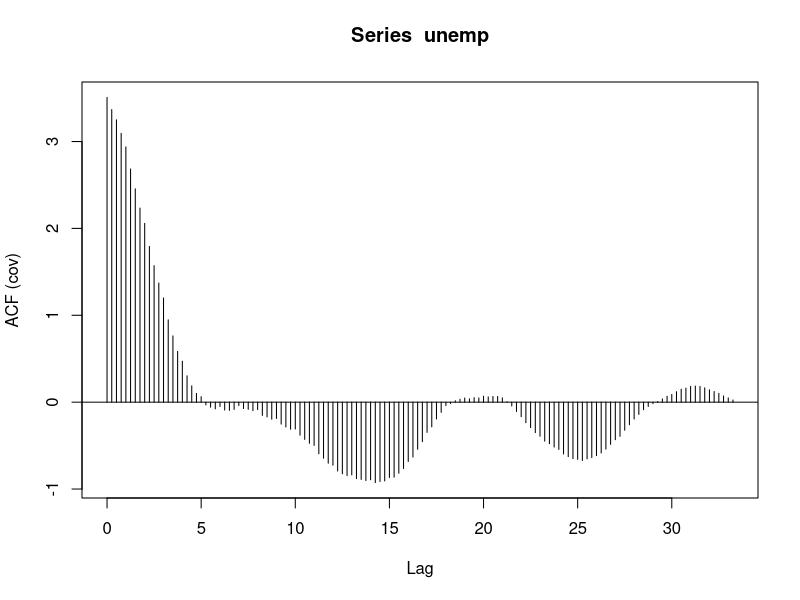
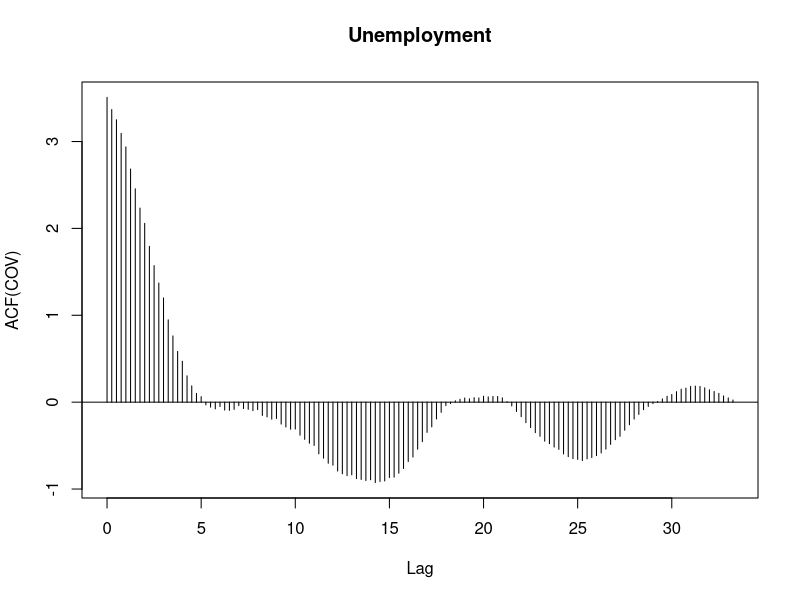

Write the R code that produced these figures, in order.
unemp = scan('unemp_nz_quarterly_1986Q1-2019Q2.txt')
unemp = ts(unemp, frequency = 4, start = 1986)
acov = acf(unemp, type = 'covariance', lag.max = 200)
acov
plot(acov, xlab = 'Lag', ylab = 'ACF(COV)', main = 'Unemployment')